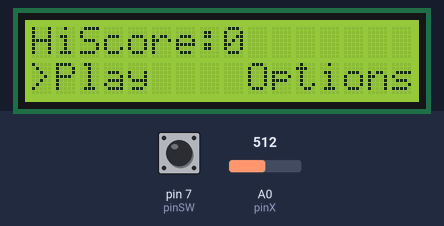
Simulated run of this sketch. Board: Arduino Uno, built with avr-gcc and run on an emulated ATmega328P. Parts: 16×2 character LCD. The inputs (shaded band) are chosen by the test bench; at power-on: A0 (pinX) = 512, pin 7 (pinSW) HIGH.

Above: at 1.2 s.
1.3 s: A0 (pinX) set to 589
2.8 s: A0 (pinX) set to 617
At 3.23 s:
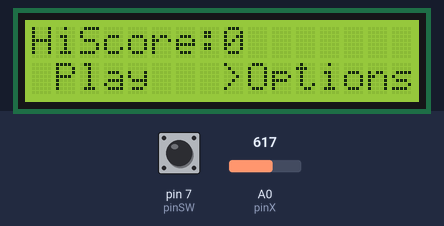
At 3.85 s:
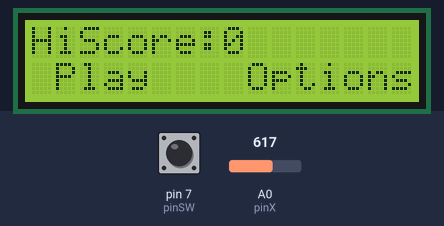
5.2 s: pin 7 (pinSW) pulled LOW for 3.2 s
At 7.6 s:
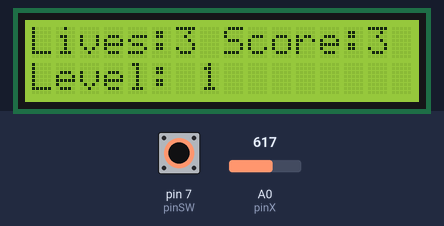
Timing chart, 0 to 9.1 s (numbered marks = the images above; inputs shaded):
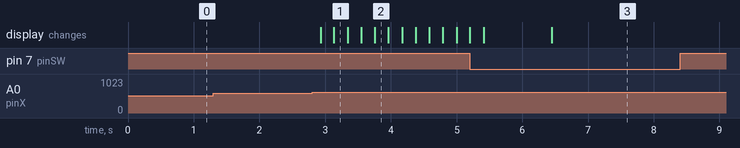

Measured:
- the behaviour switches between 599 and 600 on A0 (pinX) (found by bisection; images 0 and 1)
- after the input at 1.3 s, every drawn part: stays the same
- after the input at 2.8 s, the display: first changes after 0.13 s (image 1 shows a later state)
- after the input at 5.2 s, the display: first differs from a run without the input after 0.22 s (image 3 shows a later state)

The sketch:

Lab5.ino
```cpp
#include <LiquidCrystal.h>

const int RS = 12;
const int enable = 11;
const int d4 = 5;
const int d5 = 4;
const int d6 = 3;
const int d7 = 2;

LiquidCrystal lcd(RS,enable,d4,d5,d6,d7);

/*Joystick variables*/
const int pinX = A0;
const int pinY = A1;
const int pinSW = 7;
int valX = 0;
int valY = 0;
boolean movedX = 0;
boolean movedY = 0;
boolean changed = 0;
const int minThreshold = 400;
const int maxThreshold = 600;

const double long debounceDelay = 200;
int lastDebounce = 0;
int swRead;
int swState = 0;
int lastSwState = 0;

//Menu Variables
int cursorPos = 0;
int cursorLine = 1;
int highScore = 0;
boolean playing = 0;
boolean options = 0;
boolean selected = 0;

//Options Variables
boolean optSelected = false;
int currentStartLevel = 0;
int startLevel = 0;

//inGame Variables
int currentLevel;
int inGameTime = 0;
double lastUpdate;
double lastLevelModified = 0;
const int maxInGame = 10;
const double  levelInterval = 5000;
const double  updateInterval = 1000;


void setup() {
  lcd.begin(16,2);
  lcd.clear();

    pinMode(pinX,INPUT);
  pinMode(pinY,INPUT);
  pinMode(pinSW,INPUT_PULLUP);
}

int readSW()
{
  //Reading the button Press

    swRead = digitalRead(pinSW);

  //whenever state changes, either during sound or actual press, change the laast time since debounce
    if(swRead != lastSwState)
    {
      lastDebounce = millis();
    }

  //if waited long enough to call it an actual press
    if(millis() - lastDebounce >= debounceDelay)
    {
      if(swRead != swState)
        swState = swRead;
    //onlly if button has actually been pressed
      if(swState == LOW)
          {
            lastSwState  = swRead;
            return 1;
          }
    }
    lastSwState = swRead;
   return 0;
}
void mainMenu()
{

  lcd.setCursor(0,0);
  lcd.print("HiScore:");
  lcd.print(highScore);
  lcd.setCursor(0,1);
  lcd.print(" Play    Options");

}

void showCrt(const int cursorPos,const int cursorLine)
{
  lcd.setCursor(cursorPos,cursorLine);
  lcd.print(">");

}
void endGame()
{
  lcd.clear();
  lcd.print("Congratulations!");
  delay(1000);
  lcd.clear();
  lcd.setCursor(0,0);
  lcd.print("You Finished");
  lcd.setCursor(0,1);
  lcd.print( "The game!");
  delay(1000);
  lcd.clear();

}

void inGame()
{
  lcd.setCursor(0,0);
  lcd.print("Lives:3");
  lcd.setCursor(7,0);
  lcd.print(" Score:");
  lcd.print(currentLevel * 3);
  lcd.setCursor(0,1);
  lcd.print("Level: ");
  lcd.print(currentLevel);
  //increment level every levelInterval == 5 seconds
  if(millis() - lastLevelModified >= levelInterval)
  {
    currentLevel ++;
    lastLevelModified = millis();
  }
  if(millis() - lastUpdate >= updateInterval)
  {
    inGameTime ++;
    if(inGameTime >= maxInGame)
    {
      playing = false;
      selected = false;
      if(currentLevel * 3 > highScore)
       {
        highScore = currentLevel * 3;
        lcd.clear();
        lcd.print("WOW! New ");
        lcd.setCursor(0,1);
        lcd.print("Highscore!: ");
        lcd.print(currentLevel * 3);
        delay(3000);
       }
      endGame();
     }
    lastUpdate = millis();
  }

}

void opts()
{
  lcd.setCursor(1,0);
  lcd.print("Set Start Level");
  showCrt(cursorPos,cursorLine);
  lcd.setCursor(1,1);
  lcd.print("Exit");

}

void setLevel()
{
  lcd.setCursor(0,0);
  lcd.print("Start Level:");
  lcd.print(currentStartLevel);
  valX = analogRead(pinX);
  if(valX >= maxThreshold && movedX == false)
    {
      lcd.clear();
      lcd.setCursor(0,0);
      lcd.print("Start Level:");
      movedX = true;
      currentStartLevel ++;
      lcd.print(currentStartLevel);
    }
  if(valX <= minThreshold && movedX == false)
    {
      lcd.setCursor(0,0);
      lcd.print("Start Level:");
      movedX = true;
      currentStartLevel --;
      if(currentStartLevel <= 0)
        lcd.print("0");
      else
      lcd.print(currentStartLevel);
     }
    else
     {
        movedX = false;
     }
  //if button is pressed, go back to options menu
  if(readSW() == 1)
  {
    lcd.clear();
    optSelected = false;
    startLevel = currentStartLevel;
  }
}
void loop() {

  if(selected == false)
  {
      mainMenu();
    showCrt(cursorPos,cursorLine);
    valX = analogRead(pinX);
    if((valX >= maxThreshold  ||valX <= minThreshold ) && movedX == false)
    {
      lcd.clear();
      mainMenu();
      if(cursorPos == 0)
      cursorPos = 8;
      else
      cursorPos = 0;
      movedX = true;
      changed = true;
    }
    else
     {
        movedX = false;
     }
   if(readSW() == 1)
        //if locked on Play , select play
     {
            if(cursorPos == 0)
          {
            selected = true;
            playing = true;
             lastUpdate = millis();
             lastLevelModified = millis();
             currentLevel = startLevel;
             inGameTime = 0;
            lcd.clear();
          }
          else
          {
            selected = true;
            cursorPos = 0;
            cursorLine = 0;
            options = true;
            currentStartLevel = startLevel;
            lcd.clear();
        }
      }
   }
 else
   if(playing == true)
   {
    inGame();
   }
 else
     if(options == true)
     {
      if(optSelected == false)
      {
        opts();
        valX = analogRead(pinX);
        if( (valX >= maxThreshold ||valX <= minThreshold) && movedX == false)
        {
          lcd.clear();
          if(cursorLine == 0)
          cursorLine = 1;
          else
          cursorLine = 0;
          opts();
          movedX = true;
        }
        else
         {
            movedX = false;
         }

      if(readSW() == 1)
        {
          //if on the SET LEVEL STAGE
          if(cursorLine == 0)
          {
            optSelected = true;
            cursorPos = 0;
            cursorLine = 0;
            lcd.clear();
          }
          //means Exit option has been selected
          else
          {
            lcd.clear();
            options = false;
            selected = false;
          }
        }
      }
      //if entered Set level Stage
      else
      {
        setLevel();
      }
  }
 delay(200);
}
```
